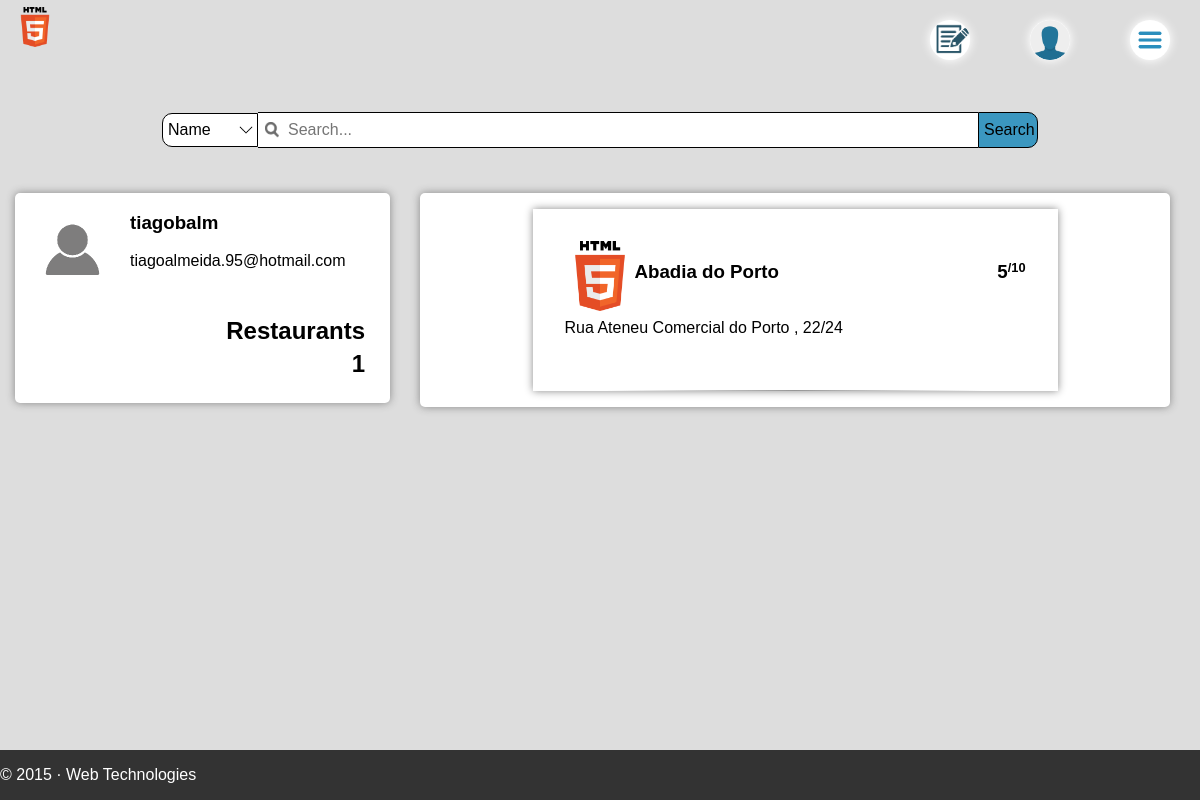
Page /ownerprofile.php?username=tiagobalm on the committed database.
### tables this page shows
CREATE TABLE User (
	Username CHAR[50] PRIMARY KEY,
	FirstName CHAR[20] NOT NULL,
	LastName CHAR[20] NOT NULL,
    Email CHAR[200] NOT NULL,
    Password CHAR[255] NOT NULL,
    ProfilePicture CHAR[60]
);

CREATE TABLE Restaurant (
	ID INTEGER PRIMARY KEY AUTOINCREMENT,
	Name CHAR[20] NOT NULL,
	PhoneNumber CHAR[50] NOT NULL,
	NScores NUMBER,
	TotalScores NUMBER,
	Price NUMBER,
	Description CHAR[5000],
    ProfilePicture CHAR[60],
	Address_ID NUMBER,
	Owner_Username CHAR[50] NOT NULL,
	FOREIGN KEY(Address_ID) REFERENCES Address(ID)
		ON DELETE SET NULL
		ON UPDATE CASCADE,
	FOREIGN KEY(Owner_Username) REFERENCES Owner(Username)
		ON DELETE SET NULL
		ON UPDATE CASCADE
);

CREATE TABLE Address (
	ID INTEGER PRIMARY KEY AUTOINCREMENT,
	StreetName CHAR[200],
	Latitude NUMBER,
	Longitude NUMBER 
);

### Database/user.php (called while the page is built, shortened)
<?php
  function getUserInfoPhp($username) {
    global $conn;
    $stmt = $conn->prepare('SELECT * FROM User WHERE username = ? LIMIT 1');
    $stmt->execute(array($username));
    return $stmt->fetch();
  }
  function getUserRestaurants($username) {
    global $conn;
    $stmt = $conn->prepare('SELECT  * FROM Restaurant WHERE Owner_Username = ?');
    $stmt->execute(array($username));
    return $stmt->fetchAll();
  }
?>

### Database/restaurant.php (called while the page is built, shortened)
<?php
	function getAddress($ID) {
		global $conn;
		$stmt = $conn->prepare("SELECT * FROM Address WHERE ID = ? LIMIT 1");
		$stmt->execute(array($ID));
		return $stmt->fetch();
	}
?>

### templates/listOwnerRestaurants.php (the view)
<ul id="restaurants_list">
	<?php
		foreach($userRestaurants as $restaurant) {
	?>
		<li>
			<a href="restaurant.php" onclick="location.href=this.href+'?id=<?=$restaurant['ID']?>';return false;" class="Hide_Link_Display">
				<div class="Restaurant_Opt">
					<img src="images/logo.png" alt="photo">
					<h3 class="Restaurant_Name"> <?php echo $restaurant['Name']?> </h3>
					<?php
						include('templates/score.php');
					?>
					<p class="restaurant_street_name"> <?php
						$Address = getAddress($restaurant['Address_ID']);
						echo $Address['StreetName'];
					?></p>
				</div>
			</a>
			<div class="Sexy_Border">
			</div>
		</li>
	<?php } ?>
</ul>

### templates/head.php (shortened to what this page needs)
<!DOCTYPE html>
<html>
	<head>
        <link rel="stylesheet" href="css/normalize.css">
		<link rel="stylesheet" href="css/style.css">
		<link rel="stylesheet" href="css/loginForm.css">

### templates/header.php (shortened to what this page needs)
</head>
<body>
	<div id="wrapper">
		<header>
			<img src="images/logo.png" alt="AELIUS"/>
			<ul id="log_site">
				<?php
					include ("templates/HeaderButtons.php");
				?>
			</ul>
		</header>

### templates/HeaderButtons.php (shortened to what this page needs)
<div id="HeaderButtons">
	<?php
		if(!isset($_SESSION['username'])) {
	?>
			<img id="HeaderRegister" class="HeaderButton" src="images/ResgisterIcon.png" onclick="registerButton()">
			<img id="HeaderLogin" class="HeaderButton" src="images/LoginIcon.png" onclick="loginButton()">
	<?php
		}
	?>
	<img id="HeaderOptions" src="images/MainIcon.png" onclick="toggleButtons()">
</div>

### ownerprofile.php (shortened to what this page needs)
<?php
	include ('templates/head.php');
?>
<?php
	include ('templates/header.php');
?>
	<div id="content">
<?php
	include ('templates/searchForm.php');
	include ('templates/profile_info_owner.php');
?>
	</div>
<?php
  	include ('templates/footer.php');
?>

### templates/searchForm.php (shortened to what this page needs)
<form id="searchBar" class="Text_Align_Center" method="GET" action="search.php">
	<div id="searchValues">
		<select id="searchOption" name="searchOption">
			<option value="Name">
				Name
			</option>
		</select><input id="searchInput" class="icon_text" type="text" name="searchString" placeholder="Search..."/><input id="searchBarButton" type="submit" value="Search"/>
	</div>
</form>

### templates/profile_info_owner.php (shortened to what this page needs)
<?php
	include('Database/user.php');
	include('Database/restaurant.php');
	$username = $_GET['username'];
	$userInfo = getUserInfoPhp($username);
	$userRestaurants = getUserRestaurants($username);
?>
<div class="profile_content">
	<div class="dashboard" id="left-dashboard">
		<div class="Curved_Edges Default_Info_Box">
			<div id="profile-photo">
				<img src="images/default_profile_picture.png" alt="profilePic" height="75" width="75">
			</div>
			<div id="profile-username">
				<h3>
				<?php
					echo $userInfo['Username'];
				?>
				</h3>
			</div>
			<div class="profile-bio">
				<p>
				<?php
					echo $userInfo['Email'];
				?>
				</p>
			</div>
			<div class="profile-stats">
				<ul class="Curved_Edges" id="Stat_Nav">
					<li>
						<p align="right">Restaurants</p>
						<p align="right">
						<?php
							echo count($userRestaurants);
						?>
						</p>
					</li>
				</ul>
			</div>
		</div>
	</div>
	<div class="dashboard Curved_Edges Default_Info_Box" id="main">
	<?php
		include ('templates/listOwnerRestaurants.php');
	?>
	</div>
</div>

### templates/score.php
<div class="Score">
	<h3 class="Max_Score"> /10 </h3>
	<h3>
	<?php
		if($restaurant['NScores'] == 0)
			echo 0;
		else
			echo $restaurant['TotalScores']/$restaurant['NScores'];
	?>
	</h3>
</div>

### templates/footer.php (shortened to what this page needs)
			<footer>
				<p>&copy; 2015 &middot; Web Technologies</p>
			</footer>
		</div>
	</body>
</html>

### css/style.css (style rules this page uses)
html, body { margin:0; padding:0; width:100%; height:100%; background: #ddd; }
header { list-style-type: none; margin: 0; padding: 0; overflow: hidden; background-color: transparent; }
header img { margin: 7px; margin-left: 15px; width: 40px; height: 40px; float: left; }
#wrapper { min-height: 100%; position:relative; }
#content { padding-bottom:50px; }
#HeaderButtons { position: absolute; top: 20px; right: 0; }
#HeaderOptions { background: white; display: inline; }
#HeaderButtons img { background-color: rgba(255,255,255,1); width: 40px; height: 40px; margin: 0 30px; border-radius: 100%; -webkit-border-radius: 100%; -moz-border-radius: 100%; -o-border-radius: 100%; box-shadow: 0px 0px 10px 1px white; -webkit-box-shadow: 0px 0px 10px 1px white; -moz-box-shadow: 0px 0px 10px 1px white; -o-box-shadow: 0px 0px 10px 1px white; transition: transform .25s ease; }
#searchBar { margin: 30px 0; }
#searchOption { width: 8%; border: 1px solid #000; padding: 7px 5px; text-align: left; background: url('../images/down-arrow.png') no-repeat 95% center; background-color: white; background-size: 15%; border-top-left-radius: 10px; -webkit-border-top-left-radius: 10px; -moz-border-top-left-radius: 10px; -o-border-top-left-radius: 10px; border-bottom-left-radius: 10px; -webkit-border-bottom-left-radius: 10px; -moz-border-bottom-left-radius: 10px; -o--border-bottom-left-radius: 10px; appearance: none; -webkit-appearance: none; -moz-appearance: none; -o-appearance: none; box-sizing: border-box; cursor: pointer; }
#searchInput { width: 55%; background: url(../images/search.png) no-repeat 1% center; background-size: 2%; background-color: white; border: 1px solid #000; border-right: none; border-left: none; padding: 8px 30px; }
#searchBarButton { width: 5%; background: rgba(42,143,189,0.9); border: 1px solid #000; padding: 8px 5px; border-top-right-radius: 10px; -webkit-border-top-right-radius: 10px; -moz-border-top-right-radius: 10px; -o-border-top-right-radius: 10px; border-bottom-right-radius: 10px; -webkit-border-bottom-right-radius: 10px; -moz-border-bottom-right-radius: 10px; -o-border-bottom-right-radius: 10px; cursor: pointer; }
#restaurants_list { width: 70%; background: white; margin: 0 auto; margin-bottom: 1em; margin-top: 1em; padding: 0em; list-style-type: none; -webkit-box-shadow: 0px 0px 8px 0px #888; -moz-box-shadow: 0px 0px 8px 0px #888; box-shadow: 0px 0px 8px 0px #888; }
.Restaurant_Opt { padding:2em; }
.Restaurant_Opt h3 { margin-top: 20px; margin-bottom: 20px; }
.Restaurant_Opt img { width: 70px; height: 70px; float: left; }
.Default_Info_Box { background-color: white; overflow: auto; -webkit-box-shadow: 0px 0px 8px 0px #888; -moz-box-shadow: 0px 0px 8px 0px #888; box-shadow: 0px 0px 8px 0px #888; }
.Restaurant_Name { display: inline-block; }
.Score { display: inline; float: right; }
.Score * { margin: 0; }
.Score h3 { display: inline; float: right; }
.Max_Score { font-size: 80%; }
footer { width: 100%; overflow: none; height:50px; position:absolute; bottom:0; left:0; background-color: #333; color: white; }
footer p { float: left; }
.icon_text { background-color: white; background-repeat: no-repeat; }
.Curved_Edges { border-radius: 5px; }
.Sexy_Border { width: 90%; height: 1px; margin: 5px auto; background: rgba(150, 150, 150, 0.7); background: -webkit-radial-gradient(center, 40% 40px, rgba(150, 150, 150, 1), rgba(255, 255, 255, 0)) }
.Text_Align_Center { text-align: center; }
.Hide_Link_Display { color: black; text-decoration: none; }
.profile_content { min-width: 1200px; width: auto; width: 1200px; padding-bottom:50px; margin: auto; overflow: auto; }
.dashboard { height: auto; margin: 15px; }
#profile-photo { display: block; float: left; margin: 20px; }
#profile-username { display: block; margin: 5px; }
#left-dashboard { display: block; width: 375px; float: left; }
#main { width: 750px; float: left; }
.profile-stats { display: block; margin: 20px; margin-top: 0; }
#Stat_Nav { display:table; list-style: none; width: 100%; height: 25px; padding: 0; overflow: auto; font-size: 150%; font-weight: bold; -webkit-touch-callout: none; -webkit-user-select: none; -khtml-user-select: none; -moz-user-select: none; -ms-user-select: none; user-select: none; }
#Stat_Nav { margin: 0; }
#Stat_Nav li { display:table-cell; background-color: white; }
#Stat_Nav p { margin: 5px; }

### rows in the picture
user: Username "tiagobalm", Email "tiagoalmeida.95@hotmail.com"
restaurant: Name "Abadia do Porto", $restaurant['TotalScores']/$restaurant['NScores'] "5", Address_ID.StreetName "Rua Ateneu Comercial do Porto , 22/24"

### other values in the picture
count($userRestaurants) "1"
